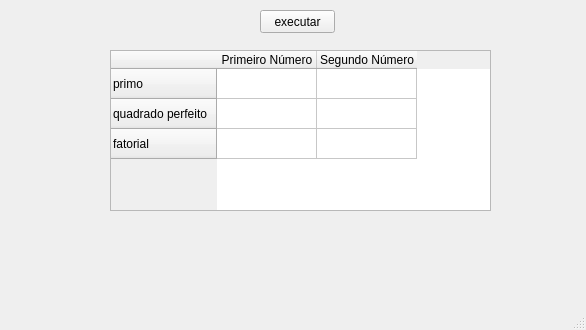
<?xml version="1.0" encoding="UTF-8"?>
<ui version="4.0">
 <class>MainWindow</class>
 <widget class="QMainWindow" name="MainWindow">
  <property name="geometry">
   <rect>
    <x>0</x>
    <y>0</y>
    <width>586</width>
    <height>330</height>
   </rect>
  </property>
  <property name="windowTitle">
   <string>MainWindow</string>
  </property>
  <widget class="QWidget" name="centralwidget">
   <widget class="QPushButton" name="pushButtonExecutar">
    <property name="geometry">
     <rect>
      <x>260</x>
      <y>10</y>
      <width>75</width>
      <height>23</height>
     </rect>
    </property>
    <property name="text">
     <string>executar</string>
    </property>
   </widget>
   <widget class="QTableWidget" name="tableWidgetGrid">
    <property name="geometry">
     <rect>
      <x>110</x>
      <y>50</y>
      <width>381</width>
      <height>161</height>
     </rect>
    </property>
    <row>
     <property name="text">
      <string>primo</string>
     </property>
    </row>
    <row>
     <property name="text">
      <string>quadrado perfeito</string>
     </property>
    </row>
    <row>
     <property name="text">
      <string>fatorial</string>
     </property>
    </row>
    <column>
     <property name="text">
      <string>Primeiro Número</string>
     </property>
    </column>
    <column>
     <property name="text">
      <string>Segundo Número</string>
     </property>
    </column>
   </widget>
  </widget>
  <widget class="QMenuBar" name="menubar">
   <property name="geometry">
    <rect>
     <x>0</x>
     <y>0</y>
     <width>586</width>
     <height>21</height>
    </rect>
   </property>
  </widget>
  <widget class="QStatusBar" name="statusbar"/>
 </widget>
 <resources/>
 <connections/>
</ui>
